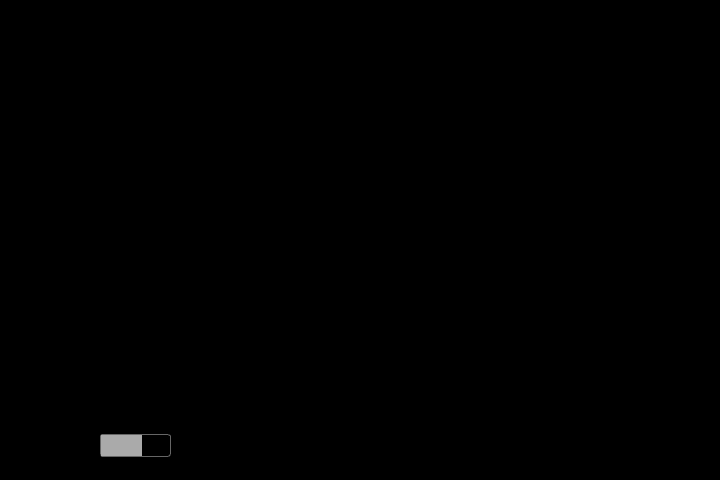
<?xml version="1.0" encoding="UTF-8"?>
<ui version="4.0">
 <class>ProjectionPage</class>
 <widget class="QWidget" name="ProjectionPage">
  <property name="geometry">
   <rect>
    <x>0</x>
    <y>0</y>
    <width>720</width>
    <height>480</height>
   </rect>
  </property>
  <property name="sizePolicy">
   <sizepolicy hsizetype="Expanding" vsizetype="Expanding">
    <horstretch>0</horstretch>
    <verstretch>0</verstretch>
   </sizepolicy>
  </property>
  <property name="windowTitle">
   <string>Form</string>
  </property>
  <property name="styleSheet">
   <string notr="true">background: #000000</string>
  </property>
  <widget class="QWidget" name="aaFrame" native="true">
   <property name="geometry">
    <rect>
     <x>0</x>
     <y>0</y>
     <width>720</width>
     <height>480</height>
    </rect>
   </property>
   <property name="sizePolicy">
    <sizepolicy hsizetype="Expanding" vsizetype="Expanding">
     <horstretch>0</horstretch>
     <verstretch>0</verstretch>
    </sizepolicy>
   </property>
  </widget>
  <widget class="QProgressBar" name="volumeIndicator">
   <property name="geometry">
    <rect>
     <x>100</x>
     <y>434</y>
     <width>71</width>
     <height>23</height>
    </rect>
   </property>
   <property name="sizePolicy">
    <sizepolicy hsizetype="Fixed" vsizetype="Fixed">
     <horstretch>0</horstretch>
     <verstretch>0</verstretch>
    </sizepolicy>
   </property>
   <property name="cursor">
    <cursorShape>UpArrowCursor</cursorShape>
   </property>
   <property name="visible">
    <bool>true</bool>
   </property>
   <property name="autoFillBackground">
    <bool>false</bool>
   </property>
   <property name="styleSheet">
    <string notr="true">QProgressBar {
     border: 1px solid #666666;
	 border-radius: 3px;
     background-color: #000000;
 }

 QProgressBar::chunk {
     background-color: #aaaaaa;
 }</string>
   </property>
   <property name="value">
    <number>60</number>
   </property>
   <property name="textVisible">
    <bool>false</bool>
   </property>
  </widget>
 </widget>
 <resources/>
 <connections/>
</ui>
